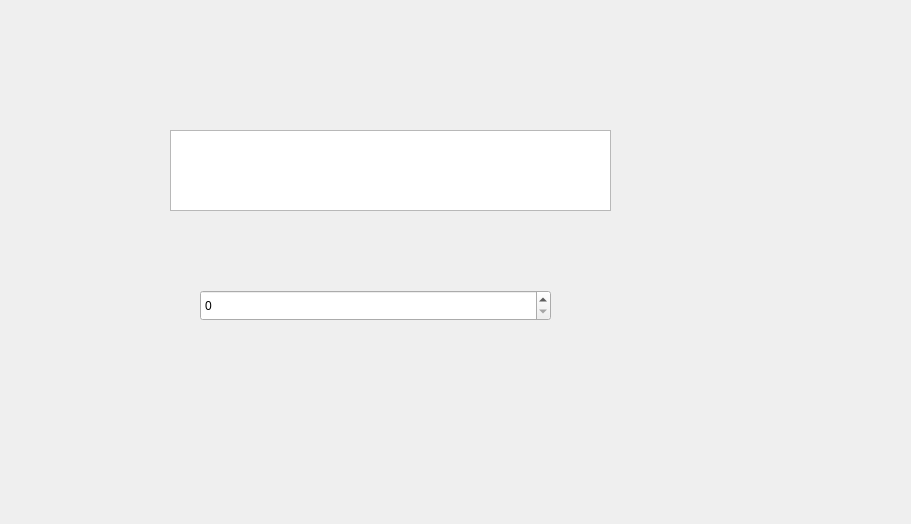
<?xml version="1.0" encoding="UTF-8"?>
<ui version="4.0">
 <class>Widget</class>
 <widget class="QWidget" name="Widget">
  <property name="geometry">
   <rect>
    <x>0</x>
    <y>0</y>
    <width>911</width>
    <height>524</height>
   </rect>
  </property>
  <property name="windowTitle">
   <string>Widget</string>
  </property>
  <widget class="QTextEdit" name="textEdit">
   <property name="geometry">
    <rect>
     <x>170</x>
     <y>130</y>
     <width>441</width>
     <height>81</height>
    </rect>
   </property>
  </widget>
  <widget class="QSpinBox" name="spinBox">
   <property name="geometry">
    <rect>
     <x>200</x>
     <y>290</y>
     <width>351</width>
     <height>31</height>
    </rect>
   </property>
  </widget>
 </widget>
 <layoutdefault spacing="6" margin="11"/>
 <resources/>
 <connections/>
</ui>
